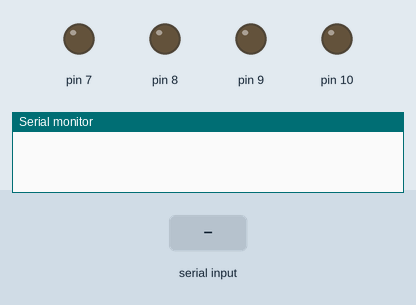
This sketch was run on a simulated Arduino Uno, built with avr-gcc and run on an emulated ATmega328P. Parts: output pins drawn as LEDs (lit = HIGH), the last lines printed to the serial monitor. Inputs (shaded band) come from the test bench.

Above: at 1.3 s.
1.4 s: "4" received over the second serial link
At 2.5 s:
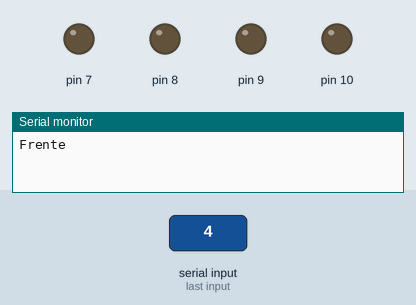
2.9 s: "1" received over the second serial link
At 3.6 s:
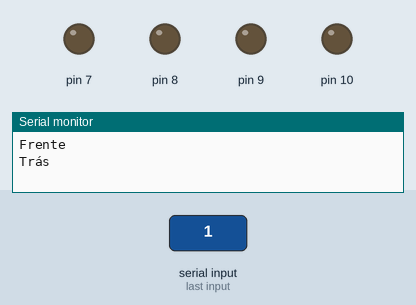
4.4 s: "W" received over the second serial link
At 4.8 s:
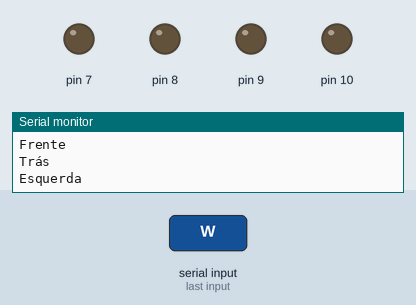
5.9 s: "E" received over the second serial link
At 7.1 s:
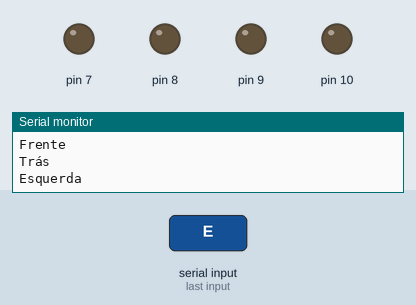
Timing chart, 0 to 8.4 s (numbered marks = the images above; inputs shaded):
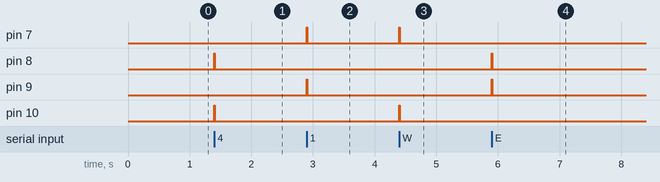

The sketch:

main.ino
```cpp
int motor1 [2] = {7,8};
int motor2 [2] = {9,10};


#include <SoftwareSerial.h> //INCLUSÃO DE BIBLIOTECA


const int pinoRX = 2; //PINO DIGITAL 2 (RX)
const int pinoTX = 3; //PINO DIGITAL 3 (TX)
int dadoBluetooth = 0; //VARIÁVEL QUE ARMAZENA O VALOR ENVIADO PELO BLUETOOTH

SoftwareSerial bluetooth(pinoRX, pinoTX); //PINOS QUE EMULAM A SERIAL, ONDE
//O PINO 2 É O RX E O PINO 3 É O TX

void setup(){
  Serial.begin(9600);
  bluetooth.begin(9600); //INICIALIZA A SERIAL DO BLUETOOTH


  pinMode(7, OUTPUT);
  pinMode(8, OUTPUT);
  pinMode(9, OUTPUT);
  pinMode(10, OUTPUT);
  delay(100);

}

void loop(){

    if(bluetooth.available())
    {
      dadoBluetooth = bluetooth.read();

      if(dadoBluetooth == '4'){ // Botão x no joystic
        Serial.println("Frente");
        motorAndaFrente(motor1);
        motorAndaFrente(motor2);
      }
      else if(dadoBluetooth == '1') // Botão quadrado no joystick
      {
        Serial.println("Trás");
        motorAndaAtras(motor1);
        motorAndaAtras(motor2);
      }
      else if(dadoBluetooth == 'W')// Botão setinha esquerda
      {

        Serial.println("Esquerda");
        motorAndaAtras(motor1);
        motorAndaFrente(motor2);
      }
      else if (dadoBluetooth == 'E') // Botão setinha direita
      {
        motorAndaAtras(motor2);
        motorAndaFrente(motor1);
      }
      else{
        desligaMotor(motor1);
        desligaMotor(motor2);
      }

      delay(10);
    }
     else{
        desligaMotor(motor1);
        desligaMotor(motor2);
      }

}


void desligaMotor(int motor[2])
{
    digitalWrite(motor[0], LOW);
    digitalWrite(motor[1], LOW);
}

void motorAndaFrente(int motor [2]) //so um motor
{
    digitalWrite(motor[0], LOW);
    digitalWrite(motor[1], HIGH);
}


void motorAndaAtras(int motor[2]) //so um motor
{
  digitalWrite(motor[0], HIGH);
    digitalWrite(motor[1], LOW);
}
```

Measured:
- after the input at 1.4 s, pin 8, pin 10: LOW → HIGH at once, → LOW 0.01 s later
- after the input at 2.9 s, pin 7, pin 9: LOW → HIGH at once, → LOW 0.01 s later
- after the input at 4.4 s, pin 7, pin 10: LOW → HIGH at once, → LOW 0.01 s later
- after the input at 5.9 s, pin 8, pin 9: LOW → HIGH at once, → LOW 0.01 s later
